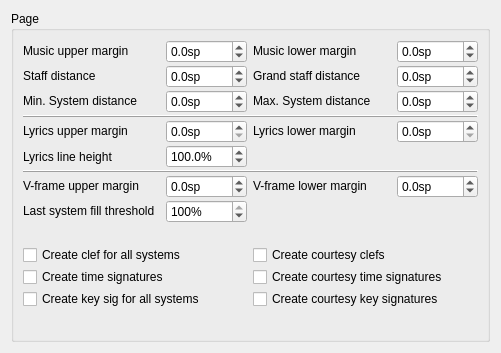
     <widget class="QWidget" name="Seite2">
      <layout class="QVBoxLayout" name="verticalLayout_21">
       <property name="spacing">
        <number>0</number>
       </property>
       <item>
        <widget class="QGroupBox" name="groupBox_13">
         <property name="title">
          <string>Page</string>
         </property>
         <layout class="QGridLayout" name="gridLayout_8">
          <property name="verticalSpacing">
           <number>2</number>
          </property>
          <item row="3" column="0" colspan="4">
           <widget class="QFrame" name="frame_2">
            <property name="frameShape">
             <enum>QFrame::HLine</enum>
            </property>
            <property name="frameShadow">
             <enum>QFrame::Raised</enum>
            </property>
           </widget>
          </item>
          <item row="0" column="0">
           <widget class="QLabel" name="label_76">
            <property name="sizePolicy">
             <sizepolicy hsizetype="Fixed" vsizetype="Fixed">
              <horstretch>0</horstretch>
              <verstretch>0</verstretch>
             </sizepolicy>
            </property>
            <property name="text">
             <string>Music upper margin</string>
            </property>
           </widget>
          </item>
          <item row="0" column="1">
           <widget class="QDoubleSpinBox" name="staffUpperBorder">
            <property name="sizePolicy">
             <sizepolicy hsizetype="Preferred" vsizetype="Fixed">
              <horstretch>0</horstretch>
              <verstretch>0</verstretch>
             </sizepolicy>
            </property>
            <property name="suffix">
             <string>sp</string>
            </property>
            <property name="decimals">
             <number>1</number>
            </property>
            <property name="minimum">
             <double>-1000.000000000000000</double>
            </property>
            <property name="maximum">
             <double>1000.000000000000000</double>
            </property>
           </widget>
          </item>
          <item row="10" column="0" colspan="2">
           <widget class="QCheckBox" name="genClef">
            <property name="sizePolicy">
             <sizepolicy hsizetype="Fixed" vsizetype="Fixed">
              <horstretch>0</horstretch>
              <verstretch>0</verstretch>
             </sizepolicy>
            </property>
            <property name="text">
             <string>Create clef for all systems</string>
            </property>
           </widget>
          </item>
          <item row="0" column="2">
           <widget class="QLabel" name="label_78">
            <property name="sizePolicy">
             <sizepolicy hsizetype="Fixed" vsizetype="Fixed">
              <horstretch>0</horstretch>
              <verstretch>0</verstretch>
             </sizepolicy>
            </property>
            <property name="text">
             <string>Music lower margin</string>
            </property>
           </widget>
          </item>
          <item row="0" column="3">
           <widget class="QDoubleSpinBox" name="staffLowerBorder">
            <property name="sizePolicy">
             <sizepolicy hsizetype="Preferred" vsizetype="Fixed">
              <horstretch>0</horstretch>
              <verstretch>0</verstretch>
             </sizepolicy>
            </property>
            <property name="suffix">
             <string>sp</string>
            </property>
            <property name="decimals">
             <number>1</number>
            </property>
            <property name="minimum">
             <double>-1000.000000000000000</double>
            </property>
            <property name="maximum">
             <double>1000.000000000000000</double>
            </property>
           </widget>
          </item>
          <item row="1" column="0">
           <widget class="QLabel" name="label_69">
            <property name="sizePolicy">
             <sizepolicy hsizetype="Fixed" vsizetype="Fixed">
              <horstretch>0</horstretch>
              <verstretch>0</verstretch>
             </sizepolicy>
            </property>
            <property name="text">
             <string>Staff distance</string>
            </property>
           </widget>
          </item>
          <item row="1" column="1">
           <widget class="QDoubleSpinBox" name="staffDistance">
            <property name="sizePolicy">
             <sizepolicy hsizetype="Preferred" vsizetype="Fixed">
              <horstretch>0</horstretch>
              <verstretch>0</verstretch>
             </sizepolicy>
            </property>
            <property name="suffix">
             <string>sp</string>
            </property>
            <property name="decimals">
             <number>1</number>
            </property>
            <property name="minimum">
             <double>-1000.000000000000000</double>
            </property>
            <property name="maximum">
             <double>1000.000000000000000</double>
            </property>
            <property name="singleStep">
             <double>0.500000000000000</double>
            </property>
           </widget>
          </item>
          <item row="1" column="2">
           <widget class="QLabel" name="label_70">
            <property name="sizePolicy">
             <sizepolicy hsizetype="Fixed" vsizetype="Fixed">
              <horstretch>0</horstretch>
              <verstretch>0</verstretch>
             </sizepolicy>
            </property>
            <property name="text">
             <string>Grand staff distance</string>
            </property>
           </widget>
          </item>
          <item row="1" column="3">
           <widget class="QDoubleSpinBox" name="akkoladeDistance">
            <property name="sizePolicy">
             <sizepolicy hsizetype="Preferred" vsizetype="Fixed">
              <horstretch>0</horstretch>
              <verstretch>0</verstretch>
             </sizepolicy>
            </property>
            <property name="suffix">
             <string>sp</string>
            </property>
            <property name="decimals">
             <number>1</number>
            </property>
            <property name="minimum">
             <double>-1000.000000000000000</double>
            </property>
            <property name="maximum">
             <double>1000.000000000000000</double>
            </property>
            <property name="singleStep">
             <double>0.100000000000000</double>
            </property>
           </widget>
          </item>
          <item row="2" column="0">
           <widget class="QLabel" name="label_73">
            <property name="sizePolicy">
             <sizepolicy hsizetype="Fixed" vsizetype="Fixed">
              <horstretch>0</horstretch>
              <verstretch>0</verstretch>
             </sizepolicy>
            </property>
            <property name="text">
             <string>Min. System distance</string>
            </property>
           </widget>
          </item>
          <item row="2" column="1">
           <widget class="QDoubleSpinBox" name="minSystemDistance">
            <property name="sizePolicy">
             <sizepolicy hsizetype="Preferred" vsizetype="Fixed">
              <horstretch>0</horstretch>
              <verstretch>0</verstretch>
             </sizepolicy>
            </property>
            <property name="suffix">
             <string>sp</string>
            </property>
            <property name="decimals">
             <number>1</number>
            </property>
            <property name="minimum">
             <double>-1000.000000000000000</double>
            </property>
            <property name="maximum">
             <double>1000.000000000000000</double>
            </property>
           </widget>
          </item>
          <item row="4" column="0">
           <widget class="QLabel" name="label_72">
            <property name="sizePolicy">
             <sizepolicy hsizetype="Fixed" vsizetype="Fixed">
              <horstretch>0</horstretch>
              <verstretch>0</verstretch>
             </sizepolicy>
            </property>
            <property name="text">
             <string>Lyrics upper margin</string>
            </property>
           </widget>
          </item>
          <item row="4" column="1">
           <widget class="QDoubleSpinBox" name="lyricsDistance">
            <property name="sizePolicy">
             <sizepolicy hsizetype="Preferred" vsizetype="Fixed">
              <horstretch>0</horstretch>
              <verstretch>0</verstretch>
             </sizepolicy>
            </property>
            <property name="suffix">
             <string>sp</string>
            </property>
            <property name="decimals">
             <number>1</number>
            </property>
            <property name="singleStep">
             <double>0.500000000000000</double>
            </property>
           </widget>
          </item>
          <item row="4" column="2">
           <widget class="QLabel" name="label_71">
            <property name="sizePolicy">
             <sizepolicy hsizetype="Fixed" vsizetype="Fixed">
              <horstretch>0</horstretch>
              <verstretch>0</verstretch>
             </sizepolicy>
            </property>
            <property name="text">
             <string>Lyrics lower margin</string>
            </property>
           </widget>
          </item>
          <item row="4" column="3">
           <widget class="QDoubleSpinBox" name="lyricsMinBottomDistance">
            <property name="sizePolicy">
             <sizepolicy hsizetype="Preferred" vsizetype="Fixed">
              <horstretch>0</horstretch>
              <verstretch>0</verstretch>
             </sizepolicy>
            </property>
            <property name="suffix">
             <string>sp</string>
            </property>
            <property name="decimals">
             <number>1</number>
            </property>
            <property name="singleStep">
             <double>0.500000000000000</double>
            </property>
           </widget>
          </item>
          <item row="7" column="0">
           <widget class="QLabel" name="label_74">
            <property name="sizePolicy">
             <sizepolicy hsizetype="Fixed" vsizetype="Fixed">
              <horstretch>0</horstretch>
              <verstretch>0</verstretch>
             </sizepolicy>
            </property>
            <property name="toolTip">
             <string>Vertical-frame upper margin</string>
            </property>
            <property name="text">
             <string>V-frame upper margin</string>
            </property>
           </widget>
          </item>
          <item row="7" column="1">
           <widget class="QDoubleSpinBox" name="systemFrameDistance">
            <property name="sizePolicy">
             <sizepolicy hsizetype="Preferred" vsizetype="Fixed">
              <horstretch>0</horstretch>
              <verstretch>0</verstretch>
             </sizepolicy>
            </property>
            <property name="suffix">
             <string>sp</string>
            </property>
            <property name="decimals">
             <number>1</number>
            </property>
            <property name="minimum">
             <double>-100.000000000000000</double>
            </property>
           </widget>
          </item>
          <item row="7" column="2">
           <widget class="QLabel" name="label_75">
            <property name="sizePolicy">
             <sizepolicy hsizetype="Fixed" vsizetype="Fixed">
              <horstretch>0</horstretch>
              <verstretch>0</verstretch>
             </sizepolicy>
            </property>
            <property name="toolTip">
             <string>Vertical-frame lower margin</string>
            </property>
            <property name="text">
             <string>V-frame lower margin</string>
            </property>
           </widget>
          </item>
          <item row="7" column="3">
           <widget class="QDoubleSpinBox" name="frameSystemDistance">
            <property name="sizePolicy">
             <sizepolicy hsizetype="Preferred" vsizetype="Fixed">
              <horstretch>0</horstretch>
              <verstretch>0</verstretch>
             </sizepolicy>
            </property>
            <property name="suffix">
             <string>sp</string>
            </property>
            <property name="decimals">
             <number>1</number>
            </property>
            <property name="minimum">
             <double>-100.000000000000000</double>
            </property>
           </widget>
          </item>
          <item row="13" column="0">
           <spacer>
            <property name="orientation">
             <enum>Qt::Vertical</enum>
            </property>
            <property name="sizeHint" stdset="0">
             <size>
              <width>137</width>
              <height>21</height>
             </size>
            </property>
           </spacer>
          </item>
          <item row="10" column="2">
           <widget class="QCheckBox" name="genCourtesyClef">
            <property name="text">
             <string>Create courtesy clefs</string>
            </property>
           </widget>
          </item>
          <item row="11" column="0" colspan="2">
           <widget class="QCheckBox" name="genTimesig">
            <property name="sizePolicy">
             <sizepolicy hsizetype="Fixed" vsizetype="Fixed">
              <horstretch>0</horstretch>
              <verstretch>0</verstretch>
             </sizepolicy>
            </property>
            <property name="text">
             <string>Create time signatures</string>
            </property>
           </widget>
          </item>
          <item row="11" column="2" colspan="2">
           <widget class="QCheckBox" name="genCourtesyTimesig">
            <property name="sizePolicy">
             <sizepolicy hsizetype="Fixed" vsizetype="Fixed">
              <horstretch>0</horstretch>
              <verstretch>0</verstretch>
             </sizepolicy>
            </property>
            <property name="text">
             <string>Create courtesy time signatures</string>
            </property>
           </widget>
          </item>
          <item row="12" column="0" colspan="2">
           <widget class="QCheckBox" name="genKeysig">
            <property name="sizePolicy">
             <sizepolicy hsizetype="Fixed" vsizetype="Fixed">
              <horstretch>0</horstretch>
              <verstretch>0</verstretch>
             </sizepolicy>
            </property>
            <property name="text">
             <string>Create key sig for all systems</string>
            </property>
           </widget>
          </item>
          <item row="12" column="2" colspan="2">
           <widget class="QCheckBox" name="genCourtesyKeysig">
            <property name="text">
             <string>Create courtesy key signatures</string>
            </property>
           </widget>
          </item>
          <item row="9" column="0">
           <spacer name="verticalSpacer_9">
            <property name="orientation">
             <enum>Qt::Vertical</enum>
            </property>
            <property name="sizeType">
             <enum>QSizePolicy::Fixed</enum>
            </property>
            <property name="sizeHint" stdset="0">
             <size>
              <width>20</width>
              <height>20</height>
             </size>
            </property>
           </spacer>
          </item>
          <item row="6" column="0" colspan="4">
           <widget class="QFrame" name="frame_3">
            <property name="frameShape">
             <enum>QFrame::HLine</enum>
            </property>
            <property name="frameShadow">
             <enum>QFrame::Raised</enum>
            </property>
           </widget>
          </item>
          <item row="5" column="0">
           <widget class="QLabel" name="label_36">
            <property name="text">
             <string>Lyrics line height</string>
            </property>
           </widget>
          </item>
          <item row="5" column="1">
           <widget class="QDoubleSpinBox" name="lyricsLineHeight">
            <property name="suffix">
             <string notr="true">%</string>
            </property>
            <property name="decimals">
             <number>1</number>
            </property>
            <property name="minimum">
             <double>10.000000000000000</double>
            </property>
            <property name="maximum">
             <double>500.000000000000000</double>
            </property>
            <property name="value">
             <double>100.000000000000000</double>
            </property>
           </widget>
          </item>
          <item row="2" column="3">
           <widget class="QDoubleSpinBox" name="maxSystemDistance">
            <property name="sizePolicy">
             <sizepolicy hsizetype="Preferred" vsizetype="Fixed">
              <horstretch>0</horstretch>
              <verstretch>0</verstretch>
             </sizepolicy>
            </property>
            <property name="suffix">
             <string>sp</string>
            </property>
            <property name="decimals">
             <number>1</number>
            </property>
            <property name="minimum">
             <double>-1000.000000000000000</double>
            </property>
            <property name="maximum">
             <double>1000.000000000000000</double>
            </property>
           </widget>
          </item>
          <item row="2" column="2">
           <widget class="QLabel" name="label_191">
            <property name="sizePolicy">
             <sizepolicy hsizetype="Fixed" vsizetype="Fixed">
              <horstretch>0</horstretch>
              <verstretch>0</verstretch>
             </sizepolicy>
            </property>
            <property name="text">
             <string>Max. System distance</string>
            </property>
           </widget>
          </item>
          <item row="8" column="0">
           <widget class="QLabel" name="label_77">
            <property name="sizePolicy">
             <sizepolicy hsizetype="Fixed" vsizetype="Fixed">
              <horstretch>0</horstretch>
              <verstretch>0</verstretch>
             </sizepolicy>
            </property>
            <property name="text">
             <string>Last system fill threshold</string>
            </property>
           </widget>
          </item>
          <item row="8" column="1">
           <widget class="QDoubleSpinBox" name="lastSystemFillThreshold">
            <property name="sizePolicy">
             <sizepolicy hsizetype="Preferred" vsizetype="Fixed">
              <horstretch>0</horstretch>
              <verstretch>0</verstretch>
             </sizepolicy>
            </property>
            <property name="suffix">
             <string>%</string>
            </property>
            <property name="decimals">
             <number>0</number>
            </property>
            <property name="maximum">
             <double>100.000000000000000</double>
            </property>
            <property name="value">
             <double>100.000000000000000</double>
            </property>
           </widget>
          </item>
         </layout>
        </widget>
       </item>
      </layout>
     </widget>
